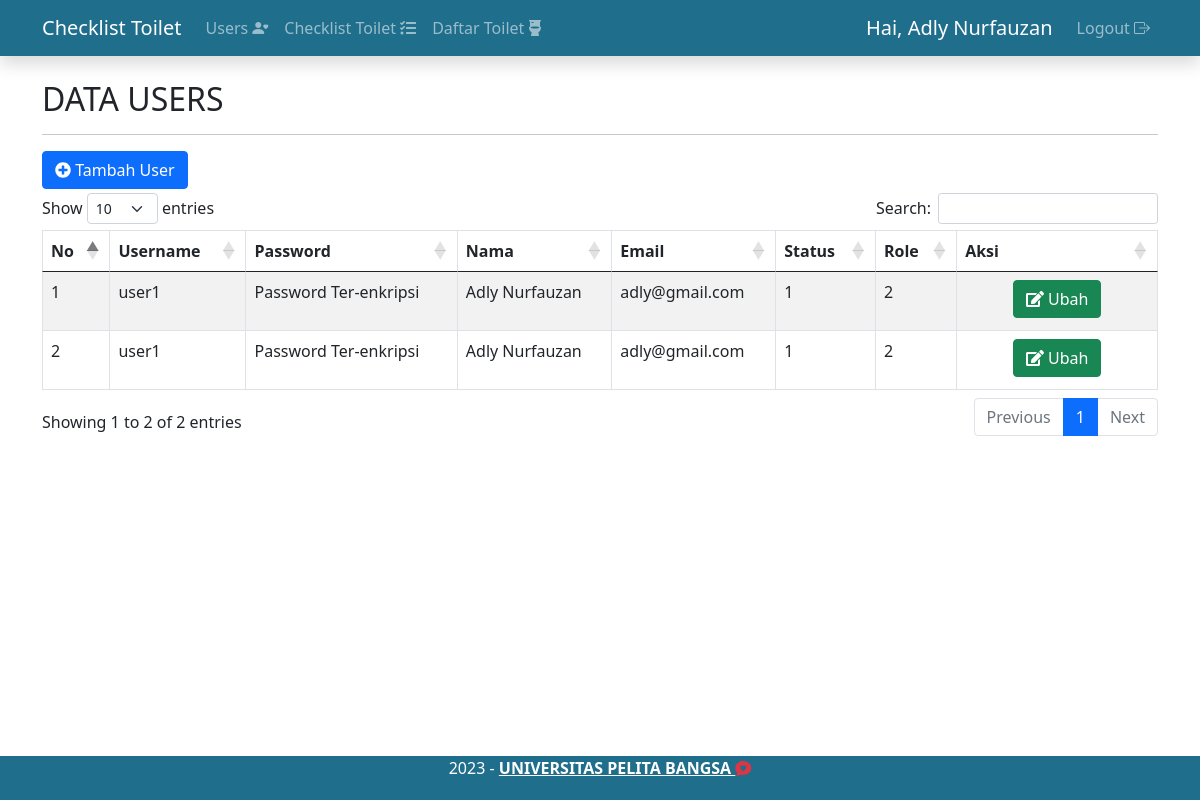
The page /index.php (signed in) on the database its author committed.
### tables this page shows
CREATE TABLE `users` (
  `id_users` int(11) NOT NULL,
  `username` varchar(100) DEFAULT NULL,
  `password` varchar(100) DEFAULT NULL,
  `nama` varchar(200) DEFAULT NULL,
  `email` varchar(200) DEFAULT NULL,
  `status` tinyint(1) DEFAULT NULL,
  `role` tinyint(1) DEFAULT 2 COMMENT '1:Admin\n2:User'
);

### config/controller.php (called while the page is built, shortened)
<?php
function select($query)
{
    global $db;
    $result = mysqli_query($db, $query);
    $rows = [];
    while ($row = mysqli_fetch_assoc($result)) {
        $rows[] = $row;
    }
    return $rows;
}

### index.php (the view, shortened to what this page needs)
<?php
include 'layout/header.php';
$data_users = select("SELECT * FROM users");
$id_users = $_SESSION['id_users'];
$data_bylogin = select("SELECT * FROM users WHERE id_users = $id_users");
?>
<div class="container" style="margin-top: 5rem;">
    <h2>DATA USERS</h2>
    <hr>
    <button type="button" class="btn  btn-primary mb-1" data-bs-toggle="modal" data-bs-target="#modalTambah"> <i class="fas fa-plus-circle"></i> Tambah User</button>
    <table class="table table-bordered table-striped" id="table">
        <thead>
            <tr>
                <th>No</th>
                <th>Username</th>
                <th>Password</th>
                <th>Nama</th>
                <th>Email</th>
                <th>Status</th>
                <th>Role</th>
                <th>Aksi</th>
            </tr>
        </thead>
        <tbody>
            <?php $no = 1; ?>
            <?php if ($_SESSION['role'] == 1) : ?>
                <?php foreach ($data_users as $users) : ?>
                    <tr>
                        <td><?= $no++; ?></td>
                        <td><?= $users['username']; ?></td>
                        <td>Password Ter-enkripsi</td>
                        <td><?= $users['nama']; ?></td>
                        <td><?= $users['email']; ?></td>
                        <td><?= $users['status']; ?></td>
                        <td><?= $users['role']; ?></td>
                        <td width="15%" class="text-center">
                            <button type="button" class="btn btn-success mb-1" data-bs-toggle="modal" data-bs-target="#modalUbah<?= $users['id_users']; ?>">Ubah</button>
                            <button type="button" class="btn btn-danger mb-1" data-bs-toggle="modal" data-bs-target="#modalHapus<?= $users['id_users']; ?>">Hapus</button>
                        </td>
                    </tr>
                <?php endforeach; ?>
            <?php else : ?>
                <?php foreach ($data_bylogin as $akun) : ?>
                    <tr>
                        <td><?= $no++; ?></td>
                        <td><?= $akun['username']; ?></td>
                        <td>Password Ter-enkripsi</td>
                        <td><?= $akun['nama']; ?></td>
                        <td><?= $akun['email']; ?></td>
                        <td><?= $akun['status']; ?></td>
                        <td><?= $akun['role']; ?></td>
                        <td width="18%" class="text-center">
                            <button type="button" class="btn btn-success mb-1" data-bs-toggle="modal" data-bs-target="#modalUbah<?= $akun['id_users']; ?>"> <i class="fas fa-edit"></i> Ubah</button>
                        </td>
                    </tr>
                <?php endforeach; ?>
                <?php foreach ($data_bylogin as $akun) : ?>
                    <tr>
                        <td><?= $no++; ?></td>
                        <td><?= $akun['username']; ?></td>
                        <td>Password Ter-enkripsi</td>
                        <td><?= $akun['nama']; ?></td>
                        <td><?= $akun['email']; ?></td>
                        <td><?= $akun['status']; ?></td>
                        <td><?= $akun['role']; ?></td>
                        <td width="18%" class="text-center">
                            <button type="button" class="btn btn-success mb-1" data-bs-toggle="modal" data-bs-target="#modalUbah<?= $akun['id_users']; ?>"> <i class="fas fa-edit"></i> Ubah</button>
                        </td>
                    </tr>
                <?php endforeach; ?>
            <?php endif; ?>
        </tbody>
    </table>
</div>
<?php
include 'layout/footer.php';
?>

### rows shown on the page
users: username "user1", nama "Adly Nurfauzan", email "adly@gmail.com", status "1", role "2"

### other values the page prints
$_SESSION['nama'] "Adly Nurfauzan"
